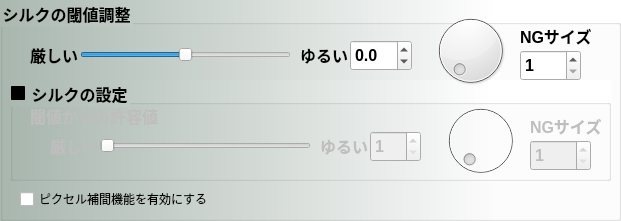
   <widget class="QGroupBox" name="gbDetailSettingS" >
    <property name="geometry" >
     <rect>
      <x>10</x>
      <y>260</y>
      <width>621</width>
      <height>221</height>
     </rect>
    </property>
    <property name="font" >
     <font>
      <family>MS UI Gothic</family>
      <pointsize>12</pointsize>
      <weight>75</weight>
      <italic>false</italic>
      <bold>true</bold>
      <underline>false</underline>
      <strikeout>false</strikeout>
     </font>
    </property>
    <property name="styleSheet" >
     <string notr="true" >QGroupBox{
	background-color: qlineargradient( x1: 0, y1: 0, x2:0.8, x2: 0.8, stop: 0 #AAB8B0, stop: 1 white);
}
</string>
    </property>
    <property name="title" >
     <string>シルクの閾値調整</string>
    </property>
    <widget class="QGroupBox" name="gbDetailSettingForSilk" >
     <property name="geometry" >
      <rect>
       <x>10</x>
       <y>80</y>
       <width>601</width>
       <height>101</height>
      </rect>
     </property>
     <property name="font" >
      <font>
       <family>MS UI Gothic</family>
       <pointsize>12</pointsize>
       <weight>75</weight>
       <italic>false</italic>
       <bold>true</bold>
       <underline>false</underline>
       <strikeout>false</strikeout>
      </font>
     </property>
     <property name="title" >
      <string>シルクの設定</string>
     </property>
     <property name="checkable" >
      <bool>true</bool>
     </property>
     <property name="checked" >
      <bool>false</bool>
     </property>
     <widget class="QLabel" name="label_17" >
      <property name="geometry" >
       <rect>
        <x>310</x>
        <y>50</y>
        <width>51</width>
        <height>31</height>
       </rect>
      </property>
      <property name="font" >
       <font>
        <family>MS UI Gothic</family>
        <pointsize>12</pointsize>
        <weight>75</weight>
        <italic>false</italic>
        <bold>true</bold>
        <underline>false</underline>
        <strikeout>false</strikeout>
       </font>
      </property>
      <property name="text" >
       <string>ゆるい</string>
      </property>
     </widget>
     <widget class="QSpinBox" name="sbNGThresholdForSilk" >
      <property name="geometry" >
       <rect>
        <x>360</x>
        <y>51</y>
        <width>51</width>
        <height>31</height>
       </rect>
      </property>
      <property name="font" >
       <font>
        <family>MS UI Gothic</family>
        <pointsize>12</pointsize>
        <weight>75</weight>
        <italic>false</italic>
        <bold>true</bold>
        <underline>false</underline>
        <strikeout>false</strikeout>
       </font>
      </property>
      <property name="minimum" >
       <number>1</number>
      </property>
      <property name="maximum" >
       <number>30</number>
      </property>
      <property name="value" >
       <number>1</number>
      </property>
     </widget>
     <widget class="QLabel" name="label_18" >
      <property name="geometry" >
       <rect>
        <x>40</x>
        <y>50</y>
        <width>51</width>
        <height>31</height>
       </rect>
      </property>
      <property name="font" >
       <font>
        <family>MS UI Gothic</family>
        <pointsize>12</pointsize>
        <weight>75</weight>
        <italic>false</italic>
        <bold>true</bold>
        <underline>false</underline>
        <strikeout>false</strikeout>
       </font>
      </property>
      <property name="text" >
       <string>厳しい</string>
      </property>
     </widget>
     <widget class="QSlider" name="hsNGThresholdForSilk" >
      <property name="geometry" >
       <rect>
        <x>90</x>
        <y>50</y>
        <width>211</width>
        <height>31</height>
       </rect>
      </property>
      <property name="minimum" >
       <number>1</number>
      </property>
      <property name="maximum" >
       <number>30</number>
      </property>
      <property name="pageStep" >
       <number>5</number>
      </property>
      <property name="orientation" >
       <enum>Qt::Horizontal</enum>
      </property>
     </widget>
     <widget class="QSpinBox" name="sbMinimumNGSizeForSilk" >
      <property name="geometry" >
       <rect>
        <x>520</x>
        <y>60</y>
        <width>61</width>
        <height>31</height>
       </rect>
      </property>
      <property name="font" >
       <font>
        <family>MS UI Gothic</family>
        <pointsize>12</pointsize>
        <weight>75</weight>
        <italic>false</italic>
        <bold>true</bold>
        <underline>false</underline>
        <strikeout>false</strikeout>
       </font>
      </property>
      <property name="minimum" >
       <number>1</number>
      </property>
      <property name="maximum" >
       <number>9999</number>
      </property>
      <property name="value" >
       <number>1</number>
      </property>
     </widget>
     <widget class="QLabel" name="label_19" >
      <property name="geometry" >
       <rect>
        <x>20</x>
        <y>20</y>
        <width>291</width>
        <height>31</height>
       </rect>
      </property>
      <property name="font" >
       <font>
        <family>MS UI Gothic</family>
        <pointsize>12</pointsize>
        <weight>75</weight>
        <italic>false</italic>
        <bold>true</bold>
        <underline>false</underline>
        <strikeout>false</strikeout>
       </font>
      </property>
      <property name="text" >
       <string>閾値からの許容値</string>
      </property>
     </widget>
     <widget class="QLabel" name="label_20" >
      <property name="geometry" >
       <rect>
        <x>520</x>
        <y>30</y>
        <width>71</width>
        <height>31</height>
       </rect>
      </property>
      <property name="font" >
       <font>
        <family>MS UI Gothic</family>
        <pointsize>12</pointsize>
        <weight>75</weight>
        <italic>false</italic>
        <bold>true</bold>
        <underline>false</underline>
        <strikeout>false</strikeout>
       </font>
      </property>
      <property name="text" >
       <string>NGサイズ</string>
      </property>
     </widget>
     <widget class="QDial" name="diMinimumNGSizeForSilk" >
      <property name="geometry" >
       <rect>
        <x>430</x>
        <y>20</y>
        <width>81</width>
        <height>81</height>
       </rect>
      </property>
      <property name="minimum" >
       <number>1</number>
      </property>
      <property name="maximum" >
       <number>999</number>
      </property>
      <property name="value" >
       <number>1</number>
      </property>
     </widget>
    </widget>
    <widget class="QLabel" name="lbMinimumNGSizeS" >
     <property name="geometry" >
      <rect>
       <x>520</x>
       <y>20</y>
       <width>71</width>
       <height>31</height>
      </rect>
     </property>
     <property name="font" >
      <font>
       <family>MS UI Gothic</family>
       <pointsize>12</pointsize>
       <weight>75</weight>
       <italic>false</italic>
       <bold>true</bold>
       <underline>false</underline>
       <strikeout>false</strikeout>
      </font>
     </property>
     <property name="text" >
      <string>NGサイズ</string>
     </property>
    </widget>
    <widget class="QLabel" name="lbWeakS" >
     <property name="geometry" >
      <rect>
       <x>300</x>
       <y>39</y>
       <width>51</width>
       <height>31</height>
      </rect>
     </property>
     <property name="font" >
      <font>
       <family>MS UI Gothic</family>
       <pointsize>12</pointsize>
       <weight>75</weight>
       <italic>false</italic>
       <bold>true</bold>
       <underline>false</underline>
       <strikeout>false</strikeout>
      </font>
     </property>
     <property name="text" >
      <string>ゆるい</string>
     </property>
    </widget>
    <widget class="QSlider" name="hsNGThresholdS" >
     <property name="geometry" >
      <rect>
       <x>80</x>
       <y>39</y>
       <width>211</width>
       <height>31</height>
      </rect>
     </property>
     <property name="minimum" >
      <number>-10</number>
     </property>
     <property name="maximum" >
      <number>10</number>
     </property>
     <property name="pageStep" >
      <number>1</number>
     </property>
     <property name="orientation" >
      <enum>Qt::Horizontal</enum>
     </property>
    </widget>
    <widget class="QDoubleSpinBox" name="dsbNGThresholdS" >
     <property name="geometry" >
      <rect>
       <x>350</x>
       <y>40</y>
       <width>62</width>
       <height>31</height>
      </rect>
     </property>
     <property name="font" >
      <font>
       <family>MS UI Gothic</family>
       <pointsize>12</pointsize>
       <weight>75</weight>
       <italic>false</italic>
       <bold>true</bold>
       <underline>false</underline>
       <strikeout>false</strikeout>
      </font>
     </property>
     <property name="decimals" >
      <number>1</number>
     </property>
     <property name="minimum" >
      <double>-1.000000000000000</double>
     </property>
     <property name="maximum" >
      <double>1.000000000000000</double>
     </property>
     <property name="singleStep" >
      <double>0.100000000000000</double>
     </property>
    </widget>
    <widget class="QSpinBox" name="sbMinimumNGSizeS" >
     <property name="geometry" >
      <rect>
       <x>520</x>
       <y>50</y>
       <width>61</width>
       <height>31</height>
      </rect>
     </property>
     <property name="font" >
      <font>
       <family>MS UI Gothic</family>
       <pointsize>12</pointsize>
       <weight>75</weight>
       <italic>false</italic>
       <bold>true</bold>
       <underline>false</underline>
       <strikeout>false</strikeout>
      </font>
     </property>
     <property name="minimum" >
      <number>1</number>
     </property>
     <property name="maximum" >
      <number>9999</number>
     </property>
     <property name="value" >
      <number>1</number>
     </property>
    </widget>
    <widget class="QLabel" name="lbStrongS" >
     <property name="geometry" >
      <rect>
       <x>30</x>
       <y>39</y>
       <width>51</width>
       <height>31</height>
      </rect>
     </property>
     <property name="font" >
      <font>
       <family>MS UI Gothic</family>
       <pointsize>12</pointsize>
       <weight>75</weight>
       <italic>false</italic>
       <bold>true</bold>
       <underline>false</underline>
       <strikeout>false</strikeout>
      </font>
     </property>
     <property name="text" >
      <string>厳しい</string>
     </property>
    </widget>
    <widget class="QDial" name="diMinimumNGSizeS" >
     <property name="geometry" >
      <rect>
       <x>430</x>
       <y>10</y>
       <width>81</width>
       <height>81</height>
      </rect>
     </property>
     <property name="minimum" >
      <number>1</number>
     </property>
     <property name="maximum" >
      <number>999</number>
     </property>
     <property name="value" >
      <number>1</number>
     </property>
    </widget>
    <widget class="QCheckBox" name="chbIsCalcPixelInterPorationSilk" >
     <property name="geometry" >
      <rect>
       <x>20</x>
       <y>190</y>
       <width>421</width>
       <height>18</height>
      </rect>
     </property>
     <property name="text" >
      <string>ピクセル補間機能を有効にする</string>
     </property>
    </widget>
   </widget>
